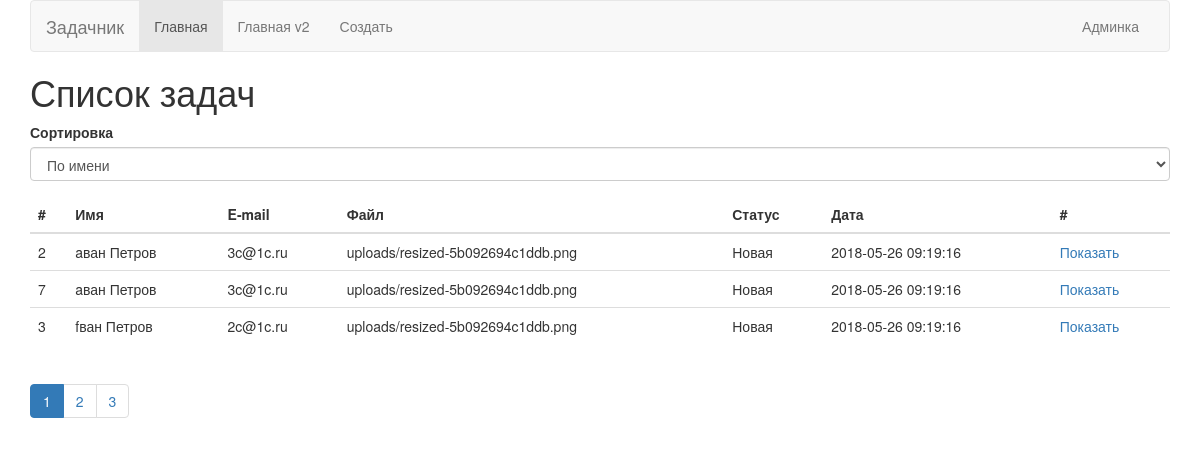
The page / on the database its author committed.
### tables this page shows
CREATE TABLE `tasks` (
  `id` int(11) NOT NULL,
  `name` varchar(255) NOT NULL,
  `email` varchar(255) NOT NULL,
  `text` text NOT NULL,
  `image` varchar(255) DEFAULT NULL,
  `created` timestamp NOT NULL DEFAULT CURRENT_TIMESTAMP,
  `status` enum('new','success') NOT NULL DEFAULT 'new'
);

### app/system/View.php (called while the page is built)
<?php
class View
{
    public function render($template, $data) {
        include ROOT . '/' . VIEWS_PATH . $template.'.php';
    }
}

### app/controllers/SiteController.php (called while the page is built, shortened)
<?php
class SiteController extends Controller
{
    public function __construct() {
        $this->model = new SiteModel();
        $this->view = new View();
    }
    public function index() {
        $page = 0;
        $data['sort'] = 'name';
        $data['total_pages'] = ceil($this->model->getCount()/LIMIT);
        $data['page'] = $page;
        $data['title'] = 'Список задач';
        $data['active'] = 'index';
        $data['tasks'] = $this->model->getTasks($page*LIMIT,LIMIT,$data['sort']);
        $this->view->render('site',$data);
    }
}

### app/config/params.php (called while the page is built, shortened)
<?php
require_once SYSTEM_PATH . 'View.php';
Router::getRoute();

### index.php (called while the page is built)
<?php
require_once('app/system/Db.php');
require_once('app/config/params.php');

### app/system/Db.php (called while the page is built, shortened)
<?php
class DB {
    private $connection;
    public function __construct() {
        $this->connection = new mysqli(self::HOST, self::USER, self::PASS, self::DB);
        $this->connection->set_charset("utf8");
        $this->connection->query("SET SQL_MODE = ''");
    }
    public function query($sql) {
        $query = $this->connection->query($sql);
        if (!$this->connection->errno) {
            if ($query instanceof \mysqli_result) {
                $data = array();
                while ($row = $query->fetch_assoc()) {
                    $data[] = $row;
                }
                $result = new stdClass();
                $result->num_rows = $query->num_rows;
                $result->row = isset($data[0]) ? $data[0] : array();
                $result->rows = $data;
                return $result;
            } else {
                return true;
            }
        } else {
            throw new \Exception('Error: ' . $this->connection->error  . '<br />Error No: ' . $this->connection->errno . '<br />' . $sql);
        }
    }
}

### app/models/SiteModel.php (called while the page is built, shortened)
<?php
class SiteModel extends Model
{
    public function getTasks($offset, $limit,$sort = 'name') {
        $sql = "SELECT * FROM tasks order by $sort";
        if($limit != 0) {
            $sql .= $this->db->escape(" LIMIT $offset, $limit");
        }
        $data = $this->db->query($sql);
        return $data->rows;
    }
}

### app/views/site.php (the view, shortened to what this page needs)
<!DOCTYPE html>
<html lang="ru">
<head>
    <link href="/css/bootstrap.min.css" rel="stylesheet">
</head>
<body>
<div class="container">
<?php include 'menu.php'; ?>
    <h1>Список задач</h1>
    <div class="form-group">
        <label for="sort">Сортировка</label>
        <select class="form-control" id="sort">
            <option value="name" <?php if($data['sort'] == 'name') echo 'selected' ?>>По имени</option>
        </select>
    </div>
    <table class="table">
        <thead>
        <tr>
            <th>#</th>
            <th>Имя</a></th>
            <th>E-mail</th>
            <th>Файл</th>
            <th>Статус</th>
            <th>Дата</th>
            <th>#</th>
        </tr>
        </thead>
        <tbody>
            <?php foreach($data['tasks'] as $t) { ?>
                <tr>
                    <td><?=$t['id'];?></td>
                    <td><?=$t['name'];?></td>
                    <td><?=$t['email'];?></td>
                    <td><?=$t['image'];?></td>
                    <td><?=($t['status'] == 'new') ? 'Новая' : 'Завершена';?></td>
                    <td><?=$t['created'];?></td>
                    <td><a href="#" ids="<?=$t['id'];?>" class="show_task">Показать</a></td>
                </tr>
            <?php } ?>
        </tbody>
    </table>
    <nav aria-label="Page navigation">
        <ul class="pagination">
            <?php if($data['total_pages'] > 1) : ?>
                <?php for($i = 0; $i < $data['total_pages']; $i++) { ?>
                    <li <?php if($data['page'] == $i) echo 'class="active"'; ?> ><a href="/site/index?page=<?=$i+1;?>&sort=<?=$data['sort'];?>"><?=$i+1;?></a></li>
                <?php } ?>
            <?php endif; ?>
        </ul>
    </nav>
</div>
</body>
</html>

### rows shown on the page
tasks: id "2", name "aван Петров", email "3c@1c.ru", image "uploads/resized-5b092694c1ddb.png", status "Новая", created "2018-05-26 09:19:16"
tasks: id "7", name "aван Петров", email "3c@1c.ru", image "uploads/resized-5b092694c1ddb.png", status "Новая", created "2018-05-26 09:19:16"
tasks: id "3", name "fван Петров", email "2c@1c.ru", image "uploads/resized-5b092694c1ddb.png", status "Новая", created "2018-05-26 09:19:16"
